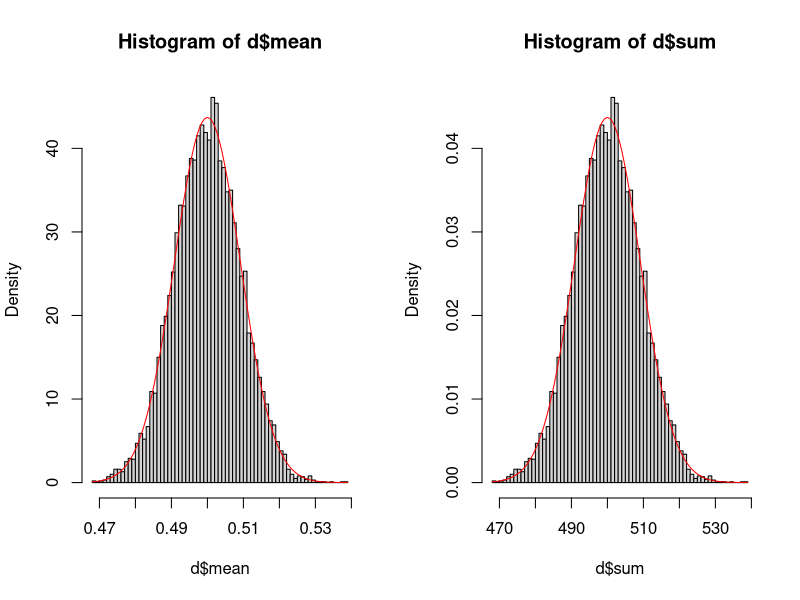

Reproduce this figure in R.
## ----libraries, message=FALSE, warning=FALSE, cache=FALSE----------------
library("dplyr")
library("tidyr")
library("ggplot2")

## ----set_seed------------------------------------------------------------
set.seed(2)

## ----echo = TRUE, fig.height=4-------------------------------------------
n_sims <- 10000
n_obs  <- 1000
d <- data.frame(rep = rep(1:n_sims, each = n_obs),
                x   = runif(n_sims * n_obs)) %>%
  group_by(rep) %>%
  summarize(mean = mean(x),
            sum  = sum(x))

opar = par(mfrow=c(1,2))
hist(d$mean, 50, probability = TRUE)
curve(dnorm(x, mean = 1/2, sqrt(1/12/n_obs)), add = TRUE, col = "red")
hist(d$sum,  50, probability = TRUE)
curve(dnorm(x, mean = n_obs/2, sqrt(n_obs/12)), add = TRUE, col = "red")
par(opar)

## ----echo=TRUE-----------------------------------------------------------
n = 99
p = 19/39
1-pbinom(49, n, p)

## ----echo=TRUE-----------------------------------------------------------
1-pnorm(50, n*p, sqrt(n*p*(1-p)))

## ----echo = TRUE---------------------------------------------------------
-qnorm(.025)
